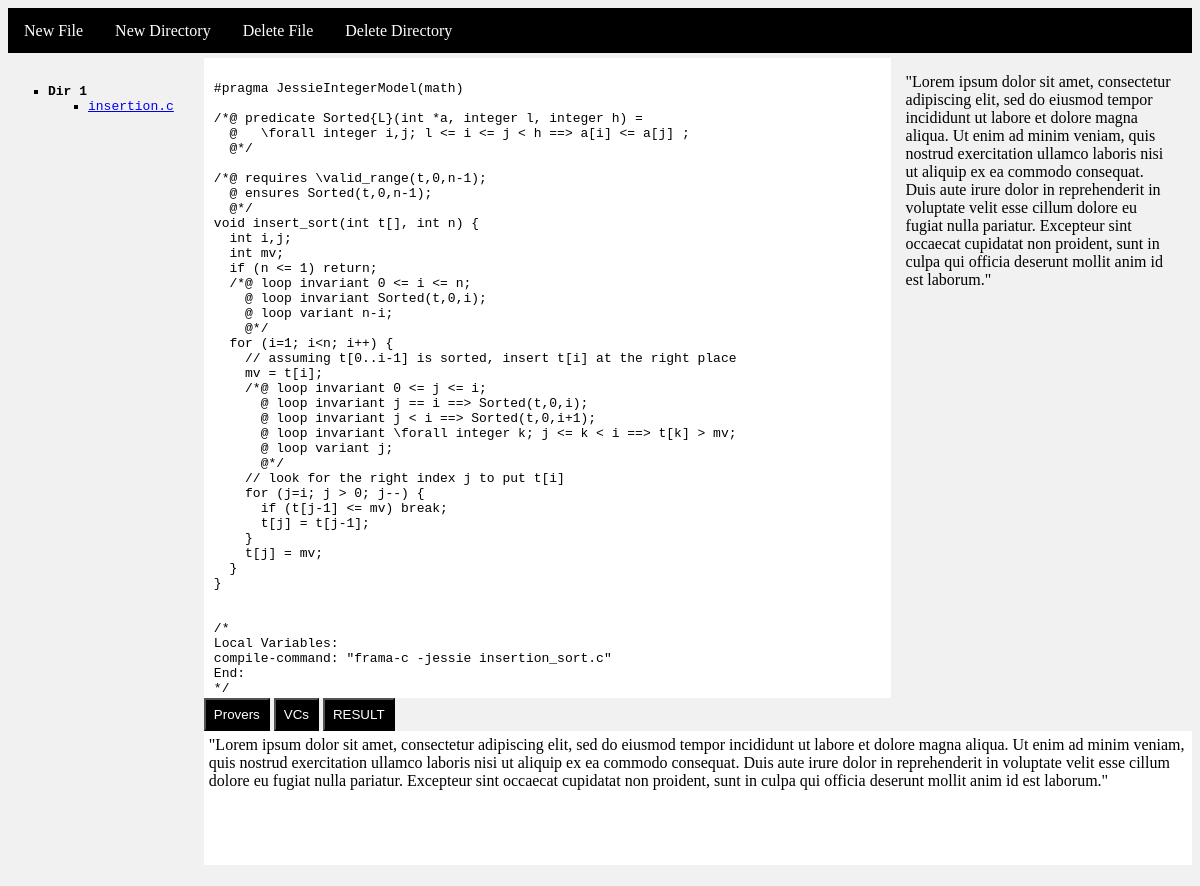
/framaw/display_file/?name=insertion.c (signed in), run on the app's committed database.
### framaw/models.py (models this page shows, shortened)
class Directory(models.Model):
    name = models.CharField(max_length=50, unique=True)
    description = models.TextField(default="")
    creation_date = models.DateTimeField(default=timezone.now)
    parent_dir = models.ForeignKey('self', on_delete=models.CASCADE, default="", blank=True, null=True)
    owner = models.ForeignKey(User, on_delete=models.CASCADE)
    valid = models.BooleanField(default=True)
    timestamp = models.DateTimeField(default=timezone.now)

class File(models.Model):
    name = models.CharField(max_length=50, unique=True)
    description = models.TextField(default="")
    creation_date = models.DateTimeField(default=timezone.now)
    directory = models.ForeignKey(Directory, on_delete=models.CASCADE)
    content = models.TextField(default="")
    owner = models.ForeignKey(User, on_delete=models.CASCADE)
    valid = models.BooleanField(default=True)
    timestamp = models.DateTimeField(default=timezone.now)

### framaw/views.py (the view)
# urls.py: path('display_file/', views.display_file, name='display_file'),
def display_file(request):
    file = File.objects.get(name=request.GET.get('name'))
    context = {
        'dirs': Directory.objects.all().filter(valid=True, owner=request.user),
        'files': File.objects.all().filter(valid=True, owner=request.user),
        'display_content': file.content,
    }
    return render(request, 'framaw/index.html', context)

### framaw/templates/framaw/index.html (shortened to what this page needs)
{% load static %}
<!DOCTYPE html>
<html lang="en">
<head>
    <link rel="stylesheet" type="text/css" href="{% static 'framaw/style.css' %}">
</head>
<body>
<div class="menu_bar">
    <a href="{% url 'new_file' %}">New File</a>
    <a href="{% url 'new_directory' %}">New Directory</a>
    <a href="{% url 'delete_file' %}">Delete File</a>
    <a href="{% url 'delete_dir' %}">Delete Directory</a>
</div>
<div class="side">
    <div class="file_select">
        <ul class="file_list">
            {% for dir in dirs %}
                {% if dir.parent_dir == null %}
                    <li><b>{{ dir.name }}</b></li>
                    <ul class="file_list">
                    {% for file in files %}
                        {% if file.directory == dir %}
                            <li><a href="{% url 'display_file' %}?name={{file.name}}">{{ file.name }}</a></li>
                        {% endif %}
                    {% endfor %}
                    </ul>
                {% endif %}
            {% endfor %}
        </ul>
    </div>
</div>
<div class="row">
    <div class="main">
        <div class="text_field">
            <pre>{{ display_content }}</pre>
        </div>
    </div>
    <div class="focus">
        "Lorem ipsum dolor sit amet, consectetur adipiscing elit, sed do eiusmod tempor incididunt ut labore et dolore magna aliqua. Ut enim ad minim veniam, quis nostrud exercitation ullamco laboris nisi ut aliquip ex ea commodo consequat. Duis aute irure dolor in reprehenderit in voluptate velit esse cillum dolore eu fugiat nulla pariatur. Excepteur sint occaecat cupidatat non proident, sunt in culpa qui officia deserunt mollit anim id est laborum."
    </div>
    <div class="tab_data">
        <div class="tab">
            <button>Provers</button>
            <button>VCs</button>
            <button>RESULT</button>
        </div>
        <div class="data">
            "Lorem ipsum dolor sit amet, consectetur adipiscing elit, sed do eiusmod tempor incididunt ut labore et dolore magna aliqua. Ut enim ad minim veniam, quis nostrud exercitation ullamco laboris nisi ut aliquip ex ea commodo consequat. Duis aute irure dolor in reprehenderit in voluptate velit esse cillum dolore eu fugiat nulla pariatur. Excepteur sint occaecat cupidatat non proident, sunt in culpa qui officia deserunt mollit anim id est laborum."
        </div>
    </div>
</div>
</body>
</html>

### framaw/static/framaw/style.css (style rules this page uses)
:root { --font-color: black; --menu-font-color: white; --menu: #f2f2f2; --menu-border: #f1f1f1; --background-sides: #f1f1f1; --background-main: white; --background-menu: black; --background-menu-hover: #ddd; --background-menu-active: #ccc; }
body { color: var(--font-color); background-color: var(--background-sides); }
.menu_bar { display: flex; background-color: var(--background-menu); height: 45px; border-bottom: 5px solid var(--menu-border); }
.menu_bar a { color: var(--menu-font-color); text-align: center; padding: 14px 16px; text-decoration: none; }
.row { display: flex; flex-wrap: wrap; }
.side { padding: 10px 30px 10px 0; overflow: auto; }
.focus { padding: 15px; overflow: auto; }
.main { background-color: var(--background-main); padding: 10px; overflow: auto; height: calc(75vh - 45px); }
.file_list { list-style-type: square; }
.file_list > li { font-family: monospace; }
.tab_data { background-color: var(--background-main); overflow: auto; height: calc(24vh - 45px); }
.tab { overflow: auto; background-color: var(--background-sides); }
.tab button { color: var(--menu-font-color); background-color: var(--background-menu); cursor: pointer; padding: 7px 8px; }
.data { padding: 5px; background-color: var(--background-main); overflow: auto; }
@media all and (min-width: 800px) { .main { flex: 60%; } }
@media all and (min-width: 800px) { .side { float: left; flex: 20%; height: calc(95vh - 45px); } }
@media all and (min-width: 800px) { .focus { flex: 20%; } }
@media all and (min-width: 800px) { .tab_data { flex: 80%; } }

### data on the page
Directory: name "Dir 1"
File: name "insertion.c", content "#pragma JessieIntegerModel(math) /*@ predicate Sorted{L}(int *a, integer l, integer h) = @ \\forall integer i,j; l <= i <= j < h ==> a[i] <= a[j] ; @*/ /*@ requires \\valid_range(t,0,n-1); @ ensures Sorted(t,0,n-1); @*/ void insert_sort(int t[], int n) { int i,j; int mv; if (n <= 1) return; /*@ loop invariant 0 <= i <= n; @ loop invariant Sorted(t,0,i); @ loop variant n-i; @*/ for (i=1; i<n; i++) { // assuming t[0..i-1] is sorted, insert t[i] at the right place mv = t[i]; /*@ loop invariant 0 <= j <= i; @ loop invariant j == i ==> Sorted(t,0,i); @ loop invariant j < i ==> Sorted(t,0,i+1); @ loop invariant \\forall integer k; j <= k < i ==> t[k] > mv; @ loop variant j; @*/ // look for the right…"
